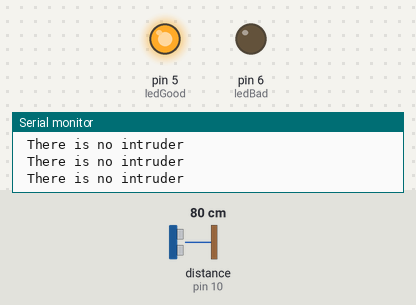
The sketch below on a simulated Arduino Uno, built with avr-gcc and run on an emulated ATmega328P. Parts: output pins drawn as LEDs (lit = HIGH), the last lines printed to the serial monitor. Wiring (inferred from the names in the program): ultrasonic range finder: trigger pin 11; echo pin 10. The inputs (shaded band) are chosen by the test bench; at power-on: distance to the obstacle (sensor on pin 10) 80 cm. The echo pulse lasts 58.3 µs per cm; pins used as bus, display or sensor lines are not drawn.

Above: at 1.2 s.
1.3 s: distance to the obstacle (sensor on pin 10) set to 13 cm
2.8 s: distance to the obstacle (sensor on pin 10) set to 10 cm
At 3.16 s:
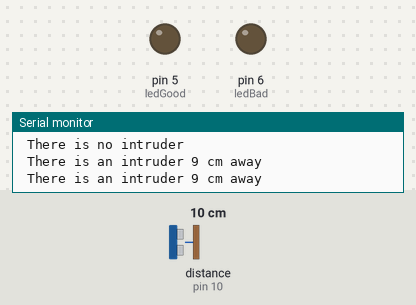
5.8 s: distance to the obstacle (sensor on pin 10) set to 18 cm
At 6.5 s:
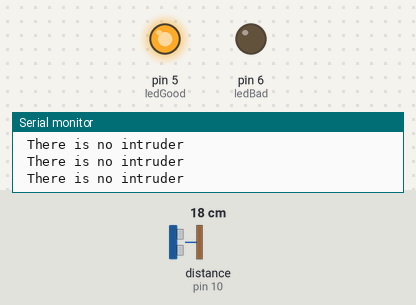
7.4 s: distance to the obstacle (sensor on pin 10) set to 2 cm
At 7.74 s:
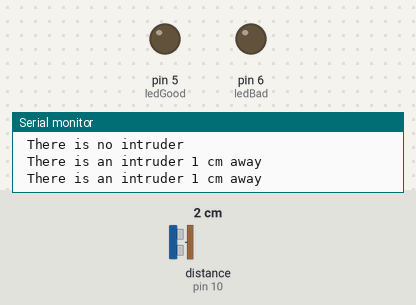
Timing chart, 0 to 11.4 s (numbered marks = the images above; inputs shaded):
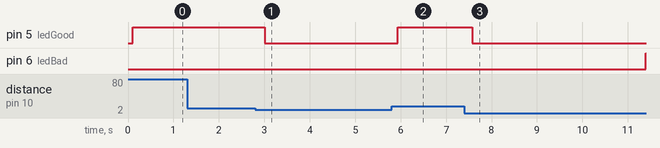

The sketch:

Ultrasonic_sensors.ino
```cpp
//#include <Servo.h>

//Servo myservo;
int distance;
int duration;


const int trigPin = 11;
const int echoPin = 10;
int ledBad = 6;
int ledGood = 5;
//int servo = 3;
//int pos = 0;

void setup() {
  // put your setup code here, to run once:

  pinMode(trigPin, OUTPUT);
  pinMode(echoPin, INPUT);

  pinMode(ledBad, OUTPUT);
  pinMode(ledGood, OUTPUT);

//  myservo.attach(3);

  Serial.begin(115200);


}

void loop() {
  // put your main code here, to run repeatedly:


  digitalWrite(trigPin, LOW);
  delayMicroseconds(2);

  digitalWrite(trigPin, HIGH);
  delayMicroseconds(10);

  digitalWrite(trigPin, LOW);


  duration = pulseIn(echoPin, HIGH);
  distance = duration * 0.034 / 2;
  delay(100);
//  Serial.print("Distance from intruder : ");
//  Serial.print(distance);
//  Serial.println(" cm");


  intruder();
//rotation();


}


void intruder(){

    if (distance > 0 && distance < 11){

    Serial.print(" There is an intruder ");
    Serial.print(distance);
    Serial.println(" cm away");

    digitalWrite(ledBad, HIGH);
    delayMicroseconds(10000000);
    digitalWrite(ledBad, LOW);
    delayMicroseconds(10000000);
    digitalWrite(ledGood, LOW);

      }

    else if( distance > 11){

    Serial.println(" There is no intruder ");

    digitalWrite(ledGood, HIGH);
    digitalWrite(ledBad, LOW);


    }


  }


////  void rotation(){
//
////    for(pos = 0; pos <= 180;pos +=15){
//
//        myservo.write(pos);
//        delay(500);
//
//      }
//
//      for(pos = 180; pos >= 0;pos -=15){
//
//        myservo.write(pos);
//        delay(500);
//
//      }
//
//
//
//
//    }
```

Measured:
- the behaviour switches between 12 and 11 cm on distance to the obstacle (sensor on pin 10) (found by bisection; images 0 and 1)
- after the input at 2.8 s, pin 5 (ledGood): HIGH → LOW after 0.21 s
- after the input at 5.8 s, pin 5 (ledGood): LOW → HIGH after 0.14 s
- after the input at 7.4 s, pin 5 (ledGood): HIGH → LOW after 0.18 s; pin 6 (ledBad): LOW → HIGH after 4.0 s
